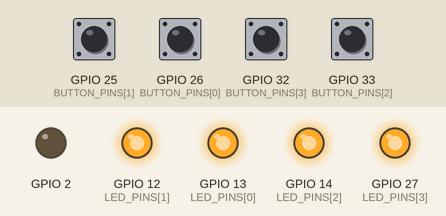
Recording of a sketch running on a simulated ESP32. On the bench: output pins drawn as LEDs (lit = HIGH). The inputs (shaded band) are chosen by the test bench; at power-on: GPIO 25 (BUTTON_PINS[1]), GPIO 26 (BUTTON_PINS[0]), GPIO 32 (BUTTON_PINS[3]), GPIO 33 (BUTTON_PINS[2]) HIGH. WiFi joins after 1.5 s; servers stay silent unless stated; uploads are accepted with an empty reply; what the sketch prints to the serial monitor is not drawn.

Above: at 0.1 s.
At 3.1 s:
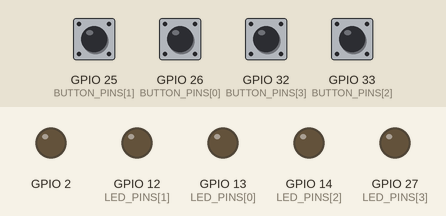
3.2 s: GPIO 25 (BUTTON_PINS[1]) pulled LOW for 0.15 s
Timing chart, 0 to 6.2 s (numbered marks = the images above; inputs shaded):
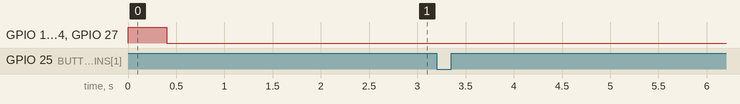

The sketch:

rack.ino
```cpp
#include <WiFi.h>
#include <HTTPClient.h>
#include <ArduinoJson.h>

// Builder: edit these six settings, then upload.
const char* WIFI_SSID = "your-wifi";
const char* WIFI_PASS = "your-password";
const char* SERVER    = "http://192.168.1.10:3000";
const int NUM_SLOTS   = 4;
int LED_PINS[]        = {13, 12, 14, 27, 16, 17};
int BUTTON_PINS[]     = {26, 25, 33, 32, 18, 19};

String ledState[6];
int lastButton[6];
unsigned long lastDebounce[6];
unsigned long lastPoll = 0;
unsigned long lastBlink = 0;
unsigned long lastWifiTry = 0;
bool blinkOn = false;

void connectWifi() {
  WiFi.mode(WIFI_STA);
  WiFi.begin(WIFI_SSID, WIFI_PASS);
  Serial.print("Connecting WiFi");
  unsigned long start = millis();
  while (WiFi.status() != WL_CONNECTED && millis() - start < 15000) {
    delay(250);
    Serial.print(".");
  }
  Serial.println();
  if (WiFi.status() == WL_CONNECTED) {
    Serial.print("WiFi connected ");
    Serial.println(WiFi.localIP());
  } else {
    Serial.println("WiFi failed");
  }
}

void applyLeds() {
  if (millis() - lastBlink >= 300) {
    lastBlink = millis();
    blinkOn = !blinkOn;
  }
  for (int i = 0; i < NUM_SLOTS; i++) {
    bool on = ledState[i] == "on" || (ledState[i] == "blink" && blinkOn);
    digitalWrite(LED_PINS[i], on ? HIGH : LOW);
  }
}

void pollState() {
  if (WiFi.status() != WL_CONNECTED || millis() - lastPoll < 500) return;
  lastPoll = millis();
  HTTPClient http;
  http.begin(String(SERVER) + "/api/rack/state");
  http.setTimeout(800);
  int code = http.GET();
  if (code == 200) {
    JsonDocument doc;
    if (deserializeJson(doc, http.getString()) == DeserializationError::Ok) {
      for (JsonObject slot : doc["slots"].as<JsonArray>()) {
        int n = slot["slot"];
        if (n >= 1 && n <= NUM_SLOTS) ledState[n - 1] = slot["led"].as<String>();
      }
      Serial.println("Server OK");
    }
  } else {
    Serial.printf("State HTTP %d\n", code);
  }
  http.end();
}

void readButtons() {
  if (WiFi.status() != WL_CONNECTED) return;
  for (int i = 0; i < NUM_SLOTS; i++) {
    int reading = digitalRead(BUTTON_PINS[i]);
    if (reading == LOW && lastButton[i] == HIGH && millis() - lastDebounce[i] > 50) {
      lastDebounce[i] = millis();
      HTTPClient http;
      http.begin(String(SERVER) + "/api/rack/button");
      http.addHeader("Content-Type", "application/json");
      String body = "{\"slot\":" + String(i + 1) + "}";
      int code = http.POST(body);
      Serial.printf("Button slot %d -> %d %s\n", i + 1, code, http.getString().c_str());
      http.end();
    }
    lastButton[i] = reading;
  }
}

void setup() {
  Serial.begin(115200);
  pinMode(2, OUTPUT);
  for (int i = 0; i < NUM_SLOTS; i++) {
    pinMode(LED_PINS[i], OUTPUT);
    pinMode(BUTTON_PINS[i], INPUT_PULLUP);
    ledState[i] = "off";
    lastButton[i] = HIGH;
    digitalWrite(LED_PINS[i], HIGH);
  }
  delay(400);
  for (int i = 0; i < NUM_SLOTS; i++) digitalWrite(LED_PINS[i], LOW);
  connectWifi();
}

void loop() {
  if (WiFi.status() != WL_CONNECTED) {
    digitalWrite(2, (millis() / 150) % 2 ? HIGH : LOW);
    if (millis() - lastWifiTry > 5000) {
      lastWifiTry = millis();
      Serial.println("WiFi retry");
      WiFi.disconnect();
      WiFi.begin(WIFI_SSID, WIFI_PASS);
    }
    delay(20);
    return;
  }
  digitalWrite(2, LOW);
  pollState();
  applyLeds();
  readButtons();
}
```

Measured:
- after the input at 3.2 s, every drawn part: stays the same
